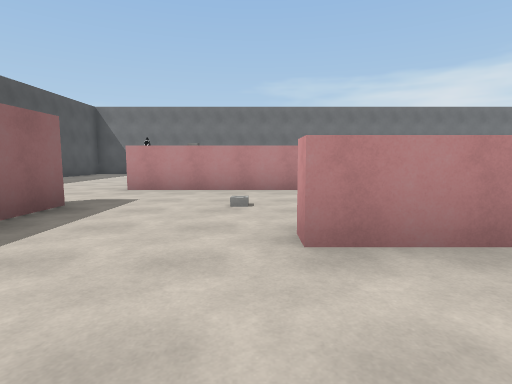
view 1 (above)

17 first-person views from a walk through a scene from a Unity 3-D project. The camera is 1.3 m above the floor, tilts 6° down and sees 80° across. The floor is counted in squares, 2 m on a side. Each view is taken from the middle of a square. On the plan, view 1 faces up. The plan holds only what a view shows up to about 10 squares ahead; the rest is blank. The place goes on beyond the plan. The player character is not drawn. Some surface patterns are stand-ins.

view 2
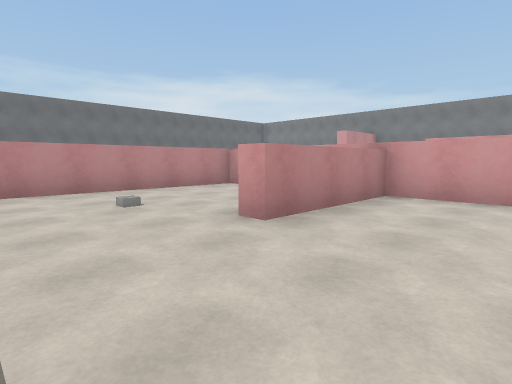

view 3
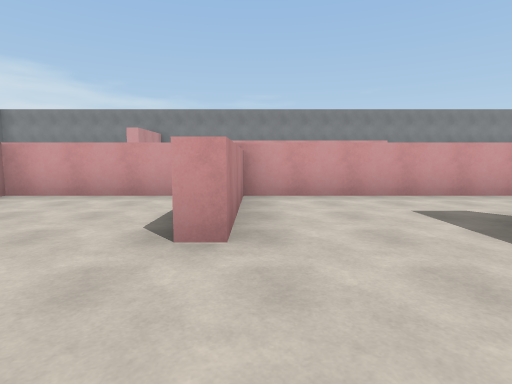

view 4
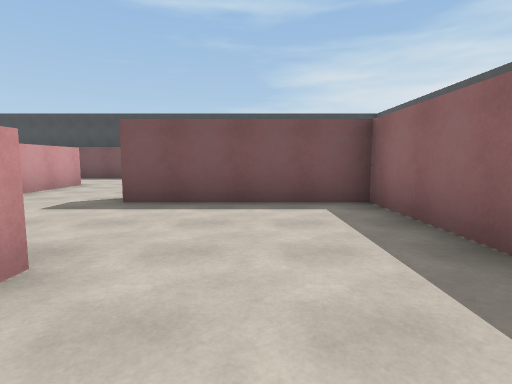

view 5
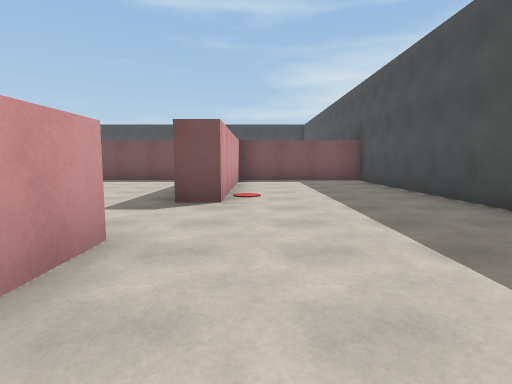

view 6
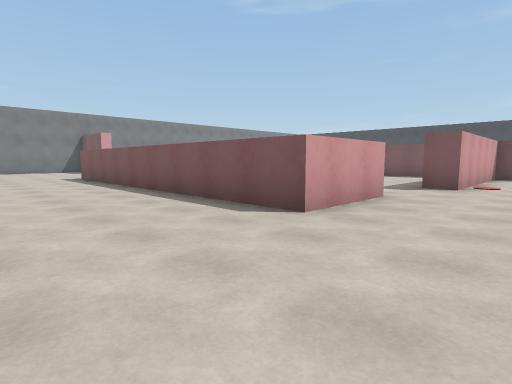

view 7
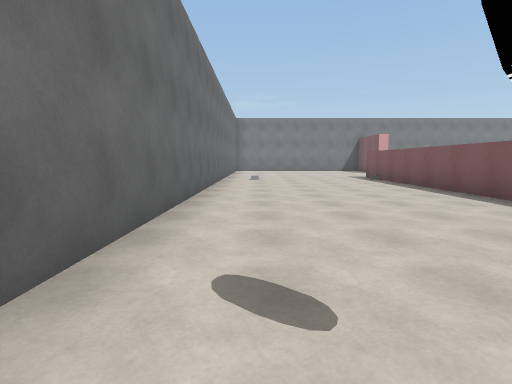

view 8
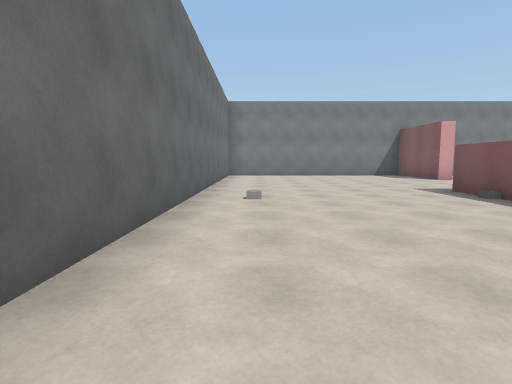

view 9
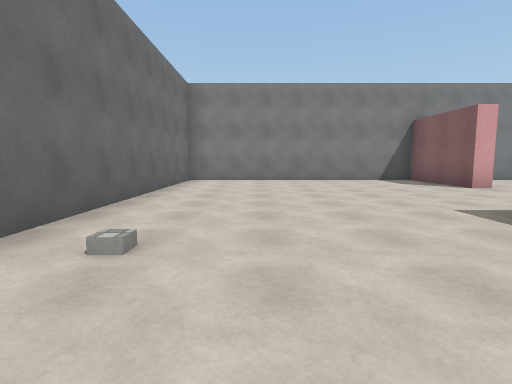

view 10
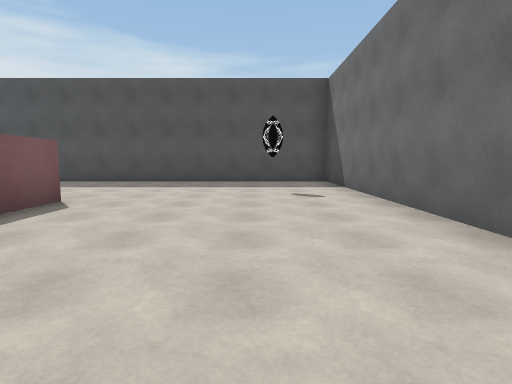

view 11
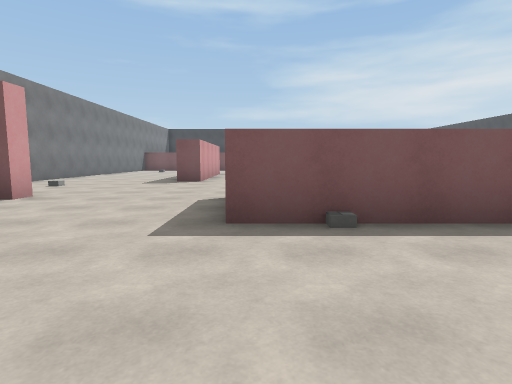

view 12
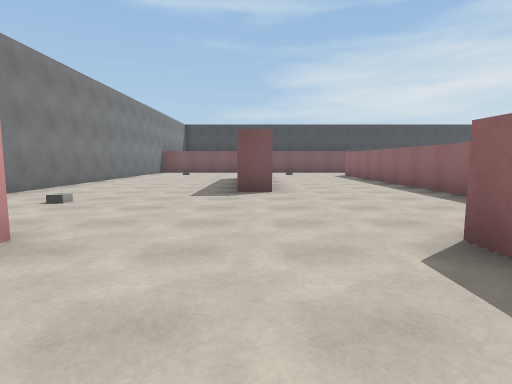

view 13
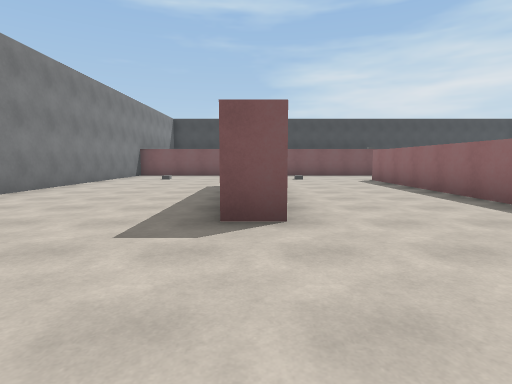

view 14
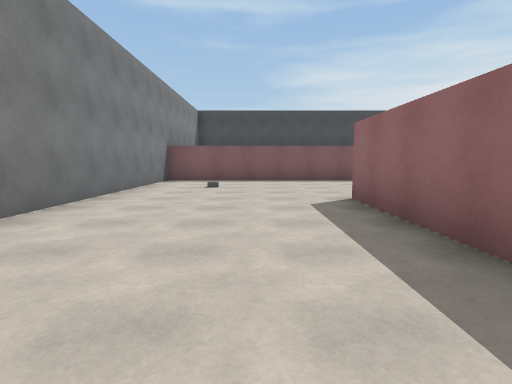

view 15
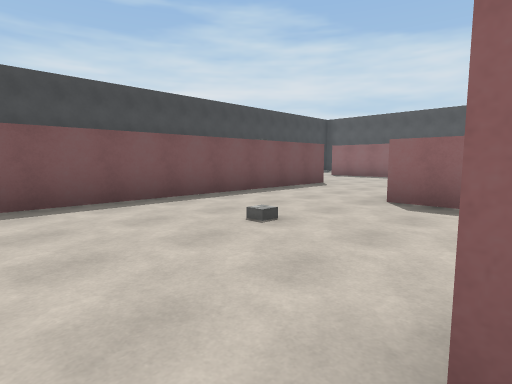

view 16
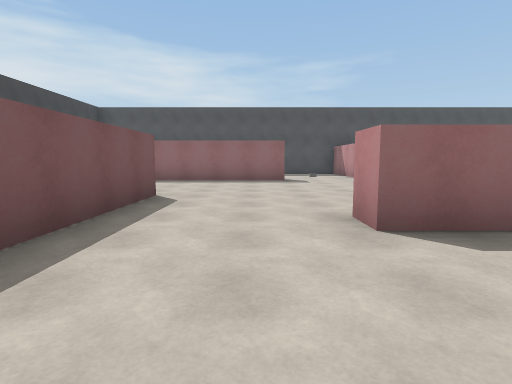

view 17
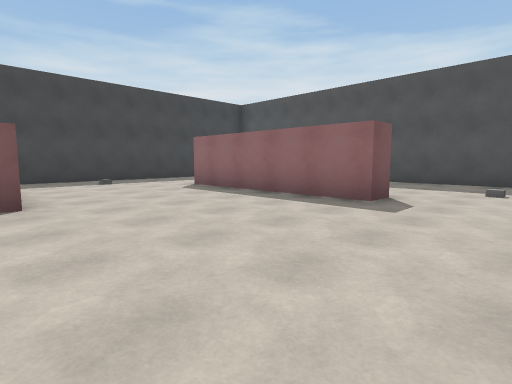

### Floor plan
Points are (right, up) in squares from view 1. A wall is a line through its corners. A room is listed if a view was taken in it or the views show most of it. See-through windows are left out.
Room 1 (views 1, 2, 3, 4)
walls: (3.5, 3.5) (3.5, 6.6) (-2.8, 6.6); (-3.5, 4.4) (-2.8, 4.4) (-2.8, -0.7) (1.1, -0.7); (3.5, -0.5) (3.5, 2.2) (0.4, 2.2) (0.4, 2.8)
ways out: opening at (-3.5, 5.5) to room 2; opening at (2.5, -1) to room 2
Room 2 (views 5, 6, 7, 8, 9, 10, 11, 12, 13, 14, 15, 16, 17)
walls: (4.2, 3.6) (4.2, -3.9) (3.5, -3.9) (3.5, -0.5); (7.7, 2) (7.7, 2.8) (8.4, 2.8); (8.4, 1.1) (8.4, -2.1); (6.3, 7.1) (6.3, 6.5); (10, 6.5) (10, 7) (12.8, 7) (12.8, 14.1) (-7.3, 14.1) (-7.3, -0.7) (-3.5, -0.7) (-3.5, 4.4); (-2.8, 6.6) (-2.8, 8.9) (6.4, 8.9); (1.4, -6.8) (12.8, -6.8) (12.8, 4.4); (-3.5, -4.1) (-2.8, -4.1) (-2.8, -9.1); (-7.3, -2.8) (-7.3, -5.6); (-2.1, -12.2) (0.8, -12.2)
ways out: opening at (-3.5, 5.5) to room 1; opening at (2.5, -1) to room 1

Where each view was taken, in squares from view 1:
view 1: 0 up, 0 right, facing up
view 2: 0 up, 2 left, facing up-right
view 3: 2 up, 2 left, facing right
view 4: 4 up, 1 left, facing down
view 5: 9 up, 4 left, facing down
view 6: 12 up, 5 left, facing down-right
view 7: 13 up, 5 left, facing right
view 8: 13 up, 0 right, facing right
view 9: 12 up, 3 right, facing right
view 10: 12 up, 2 right, facing left
view 11: 12 up, 6 right, facing down
view 12: 9 up, 8 right, facing down
view 13: 6 up, 8 right, facing down
view 14: 3 up, 10 right, facing down
view 15: 2 down, 9 right, facing down-left
view 16: 5 down, 7 right, facing left
view 17: 2 down, 2 right, facing down-left
